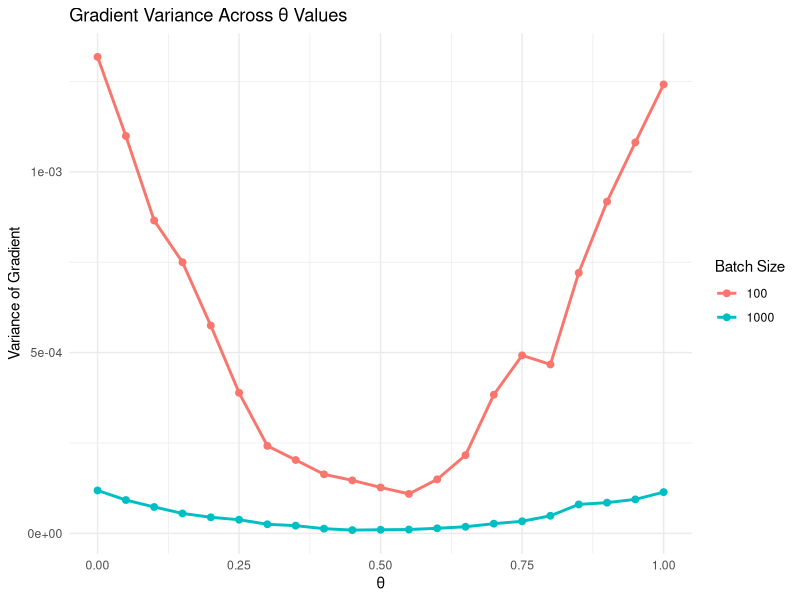

Here is the R script that generated this plot:
#Plotting Variance of Gradients for different Batch Sizes

# Set seed for reproducibility
set.seed(42)

# Define parameters
sigma_x_sq <- 1/4   # Variance of x
sigma_eps_sq <- 1/100 
theta_star <- 1/2    # True theta
n_samples <- 10000 
batch_sizes <- c(100, 1000)  # Batch sizes to evaluate

# Generate x ~ N(0, sqrt(Σx))
x <- rnorm(n_samples, mean = 0, sd = sqrt(sigma_x_sq))

# Generate noise ε ~ N(0, sqrt(σ^2))
epsilon <- rnorm(n_samples, mean = 0, sd = sqrt(sigma_eps_sq))

# Generate y = θ* x + ε
y <- theta_star * x + epsilon

# Define theta values to evaluate
theta_vals <- seq(0, 1, by = 0.05)

# Function to compute gradient variance for a given batch size
sim_gradient_variance <- function(batch_size) {
  gradient_variances <- numeric(length(theta_vals))
  
  for (i in seq_along(theta_vals)) {
    theta <- theta_vals[i]
    gradient_samples <- numeric(200)  # Store 200 gradient samples
    
    for (j in 1:200) {
      # Random batch selection
      batch_indices <- sample(1:n_samples, batch_size, replace = FALSE)
      x_batch <- x[batch_indices]
      y_batch <- y[batch_indices]
      
      # Compute gradient: ∇θ L(θ) = 2 * x * (θ x - y)
      gradients <- 2 * x_batch * (theta * x_batch - y_batch)
      
      # Store mean gradient of batch
      gradient_samples[j] <- mean(gradients)
    }
    
    # Compute variance of the gradient samples
    gradient_variances[i] <- var(gradient_samples)
  }
  
  return(data.frame(theta = theta_vals, variance = gradient_variances, batch_size = batch_size))
}

# Run simulations for both batch sizes
results_100 <- sim_gradient_variance(100)
results_1000 <- sim_gradient_variance(1000)

# Combine results for plotting
library(ggplot2)
results <- rbind(results_100, results_1000)

# Plot gradient variance across theta values
ggplot(results, aes(x = theta, y = variance, color = as.factor(batch_size))) +
  geom_line(size = 1) +
  geom_point(size = 2) +
  labs(title = "Gradient Variance Across θ Values",
       x = "θ",
       y = "Variance of Gradient",
       color = "Batch Size") +
  theme_minimal()